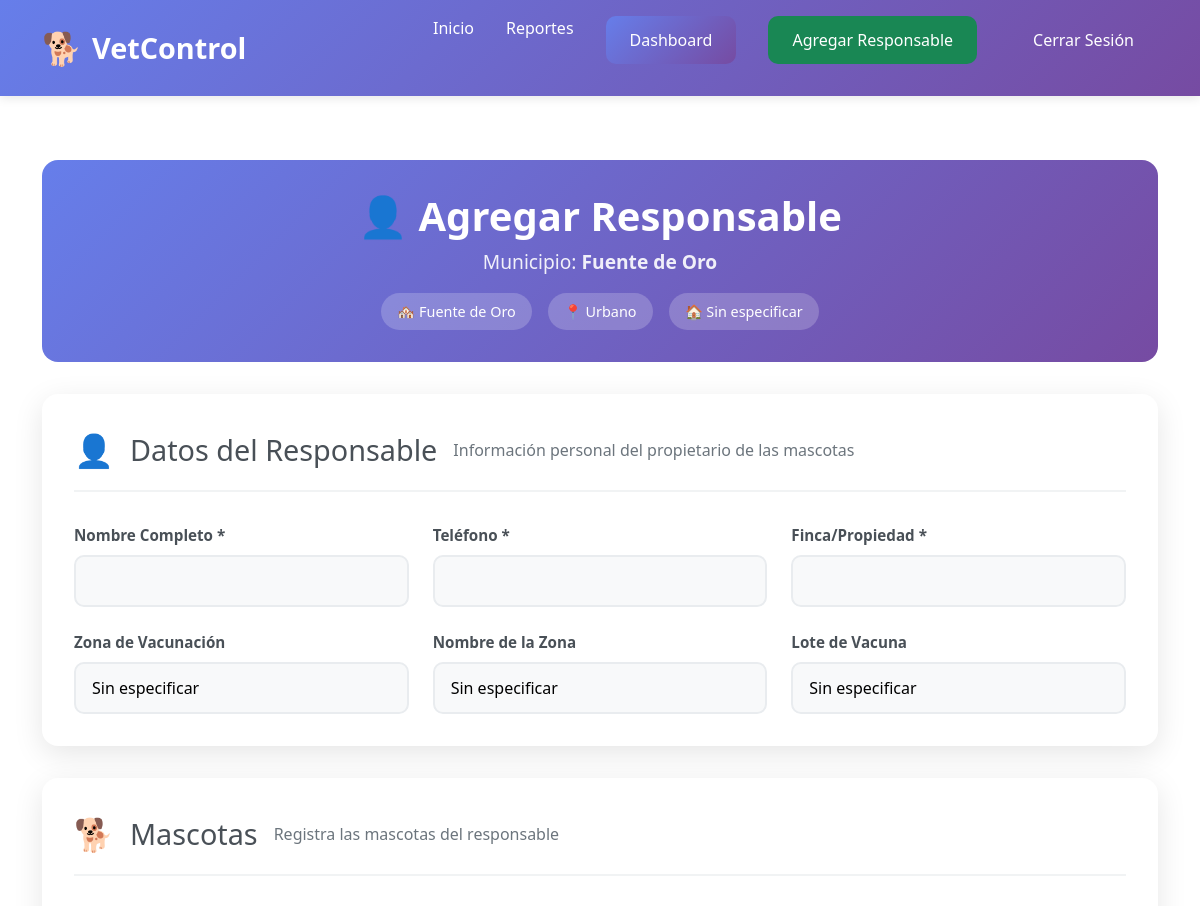
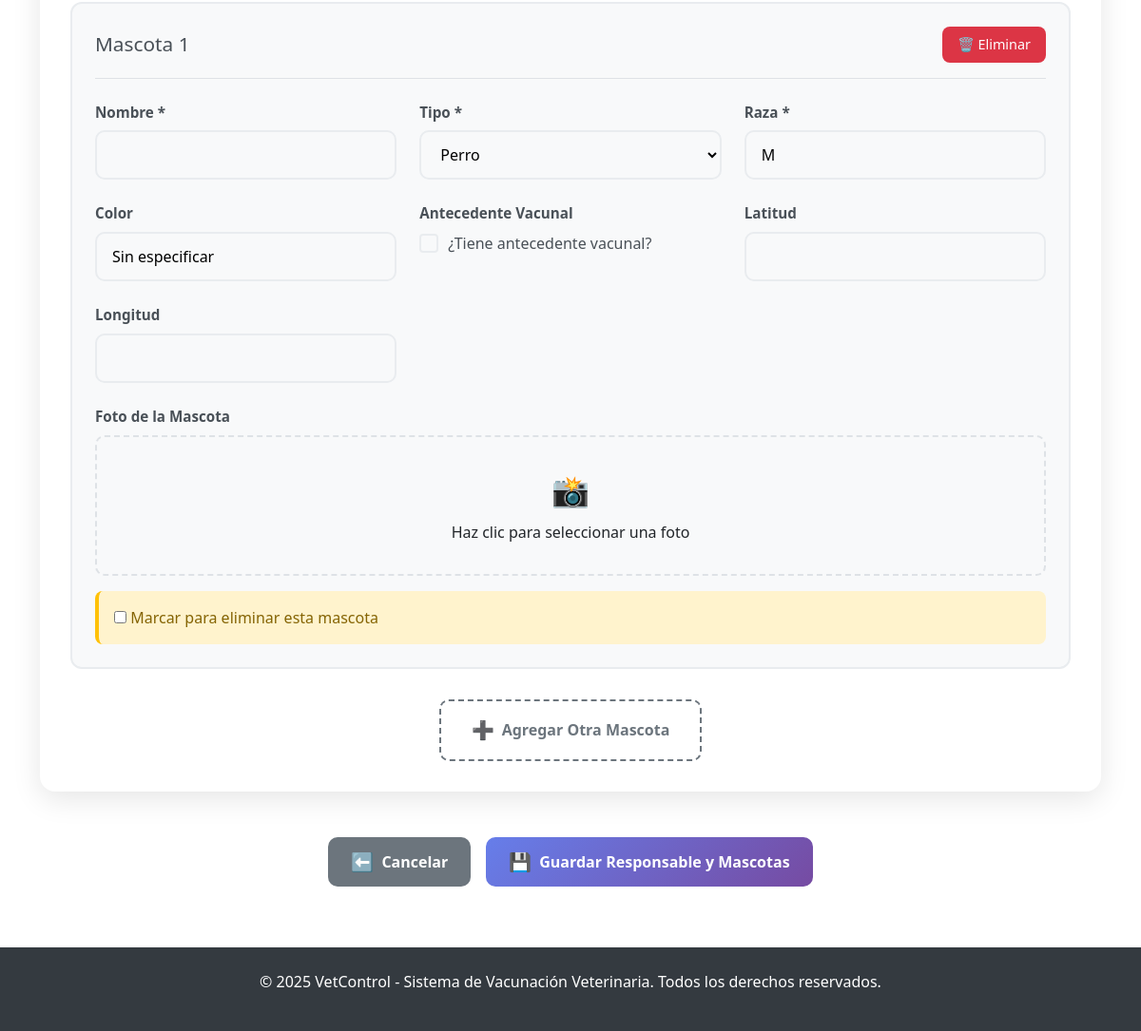
The app's page /api/planillas/9/responsable/nuevo/ (signed in) with its own data (2 pictures, top to bottom).
### api/models.py (models this page shows, shortened)
class Planilla(models.Model):
    TIPO_ZONA_CHOICES = [
        ('urbano', 'Urbano'),
        ('rural', 'Rural'),
    ]
    nombre = models.CharField(max_length=100)
    assigned_to = models.ForeignKey(
        settings.AUTH_USER_MODEL,
        on_delete=models.CASCADE,
        related_name='planillas',
        null=True,
        blank=True,
        help_text="Vacunador principal asignado (compatibilidad)"
    )
    tecnico_asignado = models.ForeignKey(
        settings.AUTH_USER_MODEL,
        on_delete=models.SET_NULL,
        null=True,
        blank=True,
        related_name='planillas_asignadas',
        limit_choices_to={'tipo_usuario': 'tecnico'},
        help_text="Técnico principal asignado"
    )
    vacunadores_adicionales = models.ManyToManyField(
        settings.AUTH_USER_MODEL,
        blank=True,
        related_name='planillas_como_vacunador_adicional',
        limit_choices_to={'tipo_usuario': 'vacunador'},
        help_text="Vacunadores adicionales asignados"
    )
    tecnicos_adicionales = models.ManyToManyField(
        settings.AUTH_USER_MODEL,
        blank=True,
        related_name='planillas_como_tecnico_adicional',
        limit_choices_to={'tipo_usuario': 'tecnico'},
        help_text="Técnicos adicionales asignados"
    )
    municipio = models.CharField(max_length=100, default="Sin especificar", help_text="Nombre del municipio")
    urbano_rural = models.CharField(max_length=10, choices=TIPO_ZONA_CHOICES, default="urbano", help_text="Tipo de zona: urbano o rural")
    centro_poblado_vereda_barrio = models.CharField(max_length=100, default="Sin especificar", help_text="Centro poblado, vereda o barrio")
    zona = models.CharField(max_length=100, default="Sin especificar", help_text="Zona específica")
    creada = models.DateTimeField(auto_now_add=True)
    class Meta:
        verbose_name = "Municipio"
        verbose_name_plural = "Municipios"

### api/views.py (the view)
def crear_responsable_con_mascotas(request, planilla_id):
    planilla = get_object_or_404(Planilla, id=planilla_id)
    if request.method == 'POST':
        form = ResponsableForm(request.POST)
        formset = MascotaFormSet(request.POST, request.FILES)
        if form.is_valid() and formset.is_valid():
            responsable = form.save(commit=False)
            responsable.planilla = planilla
            responsable.save()
            formset.instance = responsable
            formset.save()
            return redirect('detalle_planilla', pk=planilla.id)  # o a donde quieras
    else:
        form = ResponsableForm()
        formset = MascotaFormSet()
    return render(request, 'api/responsable_form.html', {
        'form': form,
        'formset': formset,
        'planilla': planilla
    })

### api/forms.py
class ResponsableForm(forms.ModelForm):
    class Meta:
        model = Responsable
        fields = [
            'nombre', 'telefono', 'finca',
            'zona', 'nombre_zona', 'lote_vacuna'
        ]
        widgets = {
            'zona': forms.TextInput(attrs={'placeholder': 'Ej. Norte'}),
            'lote_vacuna': forms.TextInput(attrs={'placeholder': 'Ej. Lote 123'}),
        }

### api/templates/api/responsable_form.html (shortened to what this page needs)
{% extends "api/base.html" %}
{% block content %}
<div class="responsable-form-container">
  <div class="form-header">
    <div class="header-content">
      <h1>👤 Agregar Responsable</h1>
      <p>Municipio: <strong>{{ planilla.nombre }}</strong></p>
      <div class="municipio-info">
        <span class="info-badge">🏘️ {{ planilla.municipio }}</span>
        <span class="info-badge">📍 {{ planilla.urbano_rural|title }}</span>
        <span class="info-badge">🏠 {{ planilla.centro_poblado_vereda_barrio }}</span>
      </div>
    </div>
  </div>
  <form method="post" enctype="multipart/form-data" id="responsable-form" class="responsable-form">
    <div class="form-section">
      <div class="section-header">
        <div class="section-icon">👤</div>
        <h2>Datos del Responsable</h2>
        <p>Información personal del propietario de las mascotas</p>
      </div>
      <div class="form-grid">
        <div class="form-group">
          <label for="{{ form.nombre.id_for_label }}">Nombre Completo *</label>
          {{ form.nombre }}
        </div>
        <div class="form-group">
          <label for="{{ form.telefono.id_for_label }}">Teléfono *</label>
          {{ form.telefono }}
        </div>
        <div class="form-group">
          <label for="{{ form.finca.id_for_label }}">Finca/Propiedad *</label>
          {{ form.finca }}
        </div>
        <div class="form-group">
          <label for="{{ form.zona.id_for_label }}">Zona de Vacunación</label>
          {{ form.zona }}
        </div>
        <div class="form-group">
          <label for="{{ form.nombre_zona.id_for_label }}">Nombre de la Zona</label>
          {{ form.nombre_zona }}
        </div>
        <div class="form-group">
          <label for="{{ form.lote_vacuna.id_for_label }}">Lote de Vacuna</label>
          {{ form.lote_vacuna }}
        </div>
      </div>
    </div>
    <div class="form-section">
      <div class="section-header">
        <div class="section-icon">🐕</div>
        <h2>Mascotas</h2>
        <p>Registra las mascotas del responsable</p>
      </div>
      <div id="mascotas-container">
        {% for subform in formset %}
        <div class="mascota-card" data-index="{{ forloop.counter0 }}">
          <div class="mascota-header">
            <h3>Mascota {{ forloop.counter }}</h3>
            {% if formset.can_delete %}
            <button type="button" class="btn-remove-mascota" onclick="removeMascota(this)">
              🗑️ Eliminar
            </button>
            {% endif %}
          </div>
          <div class="mascota-content">
            <div class="form-grid">
              <div class="form-group">
                <label for="{{ subform.nombre.id_for_label }}">Nombre *</label>
                {{ subform.nombre }}
              </div>
              <div class="form-group">
                <label for="{{ subform.tipo.id_for_label }}">Tipo *</label>
                {{ subform.tipo }}
              </div>
              <div class="form-group">
                <label for="{{ subform.raza.id_for_label }}">Raza *</label>
                {{ subform.raza }}
              </div>
              <div class="form-group">
                <label for="{{ subform.color.id_for_label }}">Color</label>
                {{ subform.color }}
              </div>
              <div class="form-group">
                <label for="{{ subform.antecedente_vacunal.id_for_label }}">Antecedente Vacunal</label>
                <div class="checkbox-wrapper">
                  <span class="checkmark"></span>
                  <span class="checkbox-label">¿Tiene antecedente vacunal?</span>
                </div>
              </div>
              <div class="form-group">
                <label for="{{ subform.latitud.id_for_label }}">Latitud</label>
                {{ subform.latitud }}
              </div>
              <div class="form-group">
                <label for="{{ subform.longitud.id_for_label }}">Longitud</label>
                {{ subform.longitud }}
              </div>
              <div class="form-group full-width">
                <label for="{{ subform.foto.id_for_label }}">Foto de la Mascota</label>
                <div class="file-upload-wrapper">
                  <div class="file-upload-placeholder">
                    <span class="upload-icon">📸</span>
                    <span>Haz clic para seleccionar una foto</span>
                  </div>
                </div>
              </div>
            </div>
            {% if formset.can_delete %}
            <div class="delete-checkbox">
              {{ subform.DELETE }}
              <label for="{{ subform.DELETE.id_for_label }}">
                Marcar para eliminar esta mascota
              </label>
            </div>
            {% endif %}
          </div>
        </div>
        {% endfor %}
      </div>
      <div class="add-mascota-section">
        <button type="button" id="add-mascota-btn" class="btn-add-mascota">
          <span class="btn-icon">➕</span>
          Agregar Otra Mascota
        </button>
      </div>
    </div>
    <div class="form-actions">
      <a href="{% url 'elegir_planilla' %}" class="btn btn-secondary">
        <span class="btn-icon">⬅️</span>
        Cancelar
      </a>
      <button type="submit" class="btn btn-primary">
        <span class="btn-icon">💾</span>
        Guardar Responsable y Mascotas
      </button>
    </div>
  </form>
</div>
{% endblock %}

### api/templates/api/base.html (style rules this page uses)
* { margin: 0; padding: 0; box-sizing: border-box; }
body { font-family: 'Segoe UI', Tahoma, Geneva, Verdana, sans-serif; line-height: 1.6; color: #333; background-color: #f8f9fa; }
.btn { display: inline-block; padding: 12px 24px; border-radius: 8px; text-decoration: none; font-weight: 500; transition: all 0.3s; border: none; cursor: pointer; font-size: 1rem; }
.btn-primary { background: linear-gradient(135deg, #667eea 0%, #764ba2 100%); color: white; }
.btn-secondary { background: #6c757d; color: white; }

### api/templates/api/responsable_form.html (style rules this page uses)
.responsable-form-container { max-width: 1200px; margin: 0 auto; padding: 2rem 0; }
.form-header { background: linear-gradient(135deg, #667eea 0%, #764ba2 100%); color: white; border-radius: 16px; padding: 2rem; margin-bottom: 2rem; text-align: center; }
.header-content h1 { font-size: 2.5rem; margin-bottom: 0.5rem; font-weight: bold; }
.header-content p { font-size: 1.2rem; margin-bottom: 1rem; opacity: 0.9; }
.municipio-info { display: flex; gap: 1rem; justify-content: center; flex-wrap: wrap; }
.info-badge { background: rgba(255, 255, 255, 0.2); padding: 0.5rem 1rem; border-radius: 20px; font-size: 0.9rem; font-weight: 500; }
.form-section { background: white; border-radius: 16px; box-shadow: 0 8px 30px rgba(0, 0, 0, 0.1); padding: 2rem; margin-bottom: 2rem; }
.section-header { display: flex; align-items: center; gap: 1rem; margin-bottom: 2rem; padding-bottom: 1rem; border-bottom: 2px solid #f1f3f4; }
.section-icon { font-size: 2rem; }
.section-header h2 { font-size: 1.8rem; color: #495057; margin: 0; }
.section-header p { color: #6c757d; margin: 0; font-size: 1rem; }
.form-grid { display: grid; grid-template-columns: repeat(auto-fit, minmax(300px, 1fr)); gap: 1.5rem; }
.form-group { display: flex; flex-direction: column; }
.form-group.full-width { grid-column: 1 / -1; }
.form-group label { font-weight: 600; color: #495057; margin-bottom: 0.5rem; font-size: 0.95rem; }
.form-group input, .form-group select, .form-group textarea { padding: 12px 16px; border: 2px solid #e9ecef; border-radius: 10px; font-size: 1rem; transition: all 0.3s; background: #f8f9fa; }
.mascota-card { background: #f8f9fa; border-radius: 12px; padding: 1.5rem; margin-bottom: 1.5rem; border: 2px solid #e9ecef; transition: all 0.3s; }
.mascota-header { display: flex; justify-content: space-between; align-items: center; margin-bottom: 1.5rem; padding-bottom: 1rem; border-bottom: 1px solid #dee2e6; }
.mascota-header h3 { font-size: 1.3rem; color: #495057; margin: 0; }
.btn-remove-mascota { background: #dc3545; color: white; border: none; padding: 8px 16px; border-radius: 8px; font-size: 0.9rem; cursor: pointer; transition: all 0.3s; }
.checkbox-wrapper { display: flex; align-items: center; gap: 10px; cursor: pointer; }
.checkmark { width: 20px; height: 20px; border: 2px solid #e9ecef; border-radius: 4px; position: relative; transition: all 0.3s; }
.checkbox-label { font-weight: 500; color: #495057; }
.file-upload-wrapper { position: relative; cursor: pointer; }
.file-upload-placeholder { display: flex; flex-direction: column; align-items: center; gap: 0.5rem; padding: 2rem; border: 2px dashed #dee2e6; border-radius: 10px; background: #f8f9fa; transition: all 0.3s; }
.upload-icon { font-size: 2rem; }
.delete-checkbox { margin-top: 1rem; padding: 1rem; background: #fff3cd; border-radius: 8px; border-left: 4px solid #ffc107; }
.delete-checkbox label { color: #856404; font-weight: 500; cursor: pointer; }
.add-mascota-section { text-align: center; margin-top: 2rem; }
.btn-add-mascota { background: transparent; border: 2px dashed #6c757d; color: #6c757d; padding: 1rem 2rem; border-radius: 10px; font-size: 1rem; font-weight: 600; cursor: pointer; transition: all 0.3s; display: inline-flex; align-items: center; gap: 8px; }
.form-actions { display: flex; gap: 1rem; justify-content: center; margin-top: 3rem; flex-wrap: wrap; }
.btn { display: inline-flex; align-items: center; gap: 8px; padding: 12px 24px; border-radius: 10px; font-weight: 600; text-decoration: none; transition: all 0.3s; border: none; cursor: pointer; font-size: 1rem; }
.btn-primary { background: linear-gradient(135deg, #667eea 0%, #764ba2 100%); color: white; }
.btn-secondary { background: #6c757d; color: white; }
.btn-icon { font-size: 1.2rem; }
.mascota-card { animation: slideIn 0.5s ease-out; }

### records on screen
Planilla: nombre "Fuente de Oro", municipio "Fuente de Oro", urbano_rural "Urbano", centro_poblado_vereda_barrio "Sin especificar"
